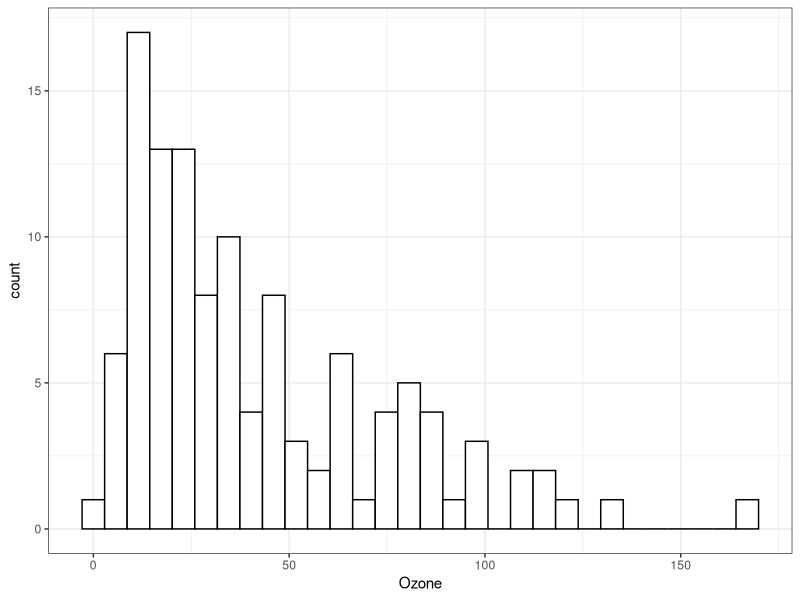

This figure's R source:
## ---- chunk 1
library(ggplot2)
library(dplyr)
library(tidyr)
## ---- chunk 2

m1 <- c(21,30,29,30,27,29)
m2 <- c(21,30,29,30,27,70)

mean(m1);mean(m2)
median(m1);median(m2)

sd(m1);sd(m2)

range(m1)


## ---- chunk 3

edad <- c(21,34,10,15,37)
estatura <- c(1.8,1.7,1.5,1.4,1.7)

sd(edad)/mean(edad)
sd(estatura)/mean(estatura)

## ---- chunk 4

airquality %>% ggplot(aes(x=Ozone)) + geom_histogram(fill = "white",color ="black")+theme_bw()

## ---- chunk 5
knitr::kable(
  head(airquality),
  caption = "Calidad de aire"
)

## ---- chunk 6
knitr::opts_chunk$set(echo = TRUE)
